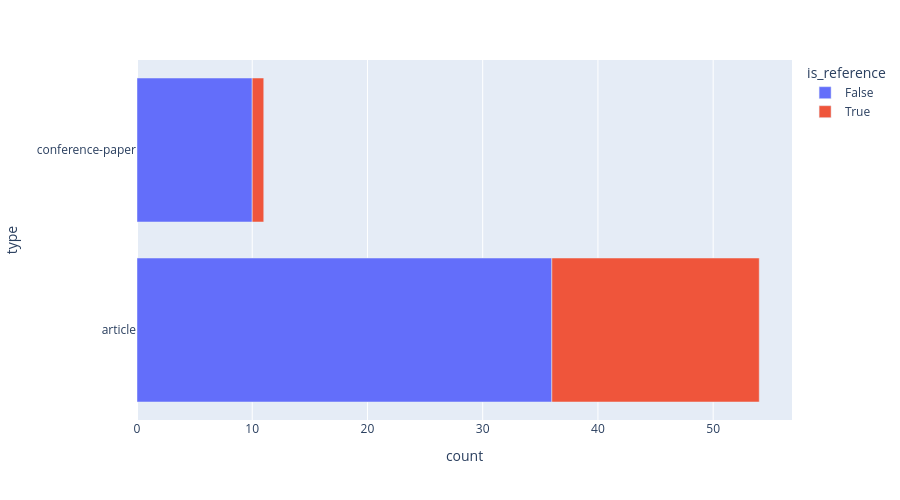

Source (notebook cell):
### Code cell
from slrrag.toolbox.toolbox_notebooks import plot_histogram

plot_histogram(df_04,col_name="type")

### Figure 1 — Plotly figure (JSON) as saved in the notebook; plotly's stock layout.template omitted (floating-point values rounded to 4 significant figures)
{"data": [{"hovertemplate": "is_reference=False<br>count=%{x}<br>type=%{y}<extra></extra>", "legendgroup": "False", "marker": {"color": "#636efa", "pattern": {"shape": ""}}, "name": "False", "orientation": "h", "showlegend": true, "textposition": "auto", "type": "bar", "x": [36, 10], "xaxis": "x", "y": ["article", "conference-paper"], "yaxis": "y"}, {"hovertemplate": "is_reference=True<br>count=%{x}<br>type=%{y}<extra></extra>", "legendgroup": "True", "marker": {"color": "#EF553B", "pattern": {"shape": ""}}, "name": "True", "orientation": "h", "showlegend": true, "textposition": "auto", "type": "bar", "x": [18, 1], "xaxis": "x", "y": ["article", "conference-paper"], "yaxis": "y"}], "layout": {"barmode": "relative", "height": 500, "legend": {"title": {"text": "is_reference"}, "tracegroupgap": 0}, "margin": {"t": 60}, "xaxis": {"anchor": "y", "domain": [0, 1], "title": {"text": "count"}}, "yaxis": {"anchor": "x", "domain": [0, 1], "title": {"text": "type"}}}}
